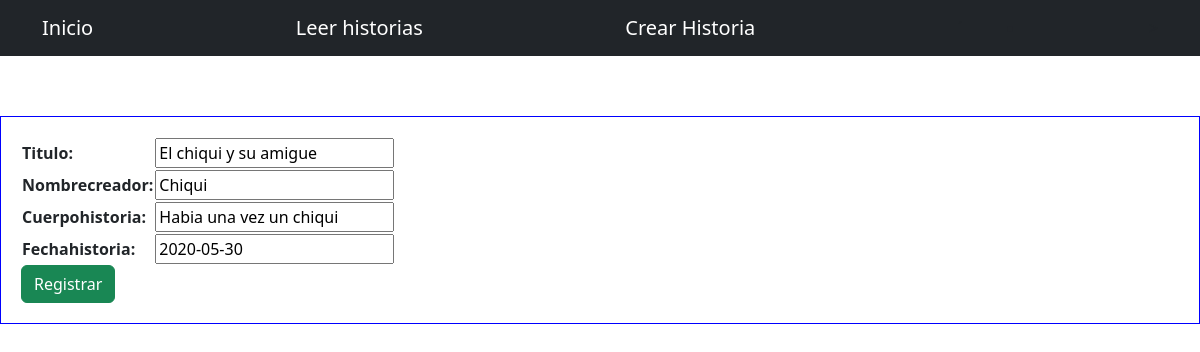
The app's page /WebBlog/update_historia/1 with its own data.
### WebBlog/models.py (models this page shows, shortened)
class subirHistoria(models.Model):
    titulo = models.CharField(max_length=40)
    nombreCreador = models.CharField(max_length=40)
    cuerpoHistoria = models.CharField(max_length=9999)
    fechaHistoria = models.DateField()

### WebBlog/views.py (the view)
# urls.py: path('update_historia/<historia_idDB>', update_historia),
def update_historia(request, historia_idDB):
    historia = subirHistoria.objects.get(id = historia_idDB)
    if request.method == "POST":
        formulario =form_historias(request.POST) #get form_familiares from forms.py
        if formulario.is_valid():
            informacion = formulario.cleaned_data
            historia.titulo = informacion["titulo"]
            historia.nombreCreador = informacion["nombreCreador"]
            historia.cuerpoHistoria = informacion["cuerpoHistoria"]
            historia.fechaHistoria = informacion["fechaHistoria"]
            historia.save()
            historias = subirHistoria.objects.all()
            return render(request, "historiasCRUD/read_historias.html", {'historias': historias})
    else:
        formulario = form_historias(initial={"titulo": historia.titulo,"nombreCreador": historia.nombreCreador,"cuerpoHistoria": historia.cuerpoHistoria,"fechaHistoria": historia.fechaHistoria})
    return render(request, "historiasCRUD/update_historia.html", {"formulario": formulario})

### WebBlog/forms.py
class form_historias(forms.Form):
    titulo = forms.CharField(max_length=40)
    nombreCreador = forms.CharField(max_length=40)
    cuerpoHistoria = forms.CharField(max_length=9999)
    fechaHistoria = forms.DateField()

### WebBlog/templates/historiasCRUD/update_historia.html
{% extends "homeWeb.html" %}
{% load static%}
{%block contenido %}
<link rel="stylesheet" href="{%static '/css/bootstrap.min.css'%}">
<link rel="stylesheet" href="{%static '/css/miestilo.css'%}">
<form method="POST"> {% csrf_token %}
    <table>
        {{formulario.as_table}}
    </table>
    <button type="submit" class="btn btn-success">Registrar</button>
</form>
{%endblock%}

### records on screen
subirHistoria: titulo "El chiqui y su amigue", nombreCreador "Chiqui", cuerpoHistoria "Habia una vez un chiqui", fechaHistoria "2020-05-30"
